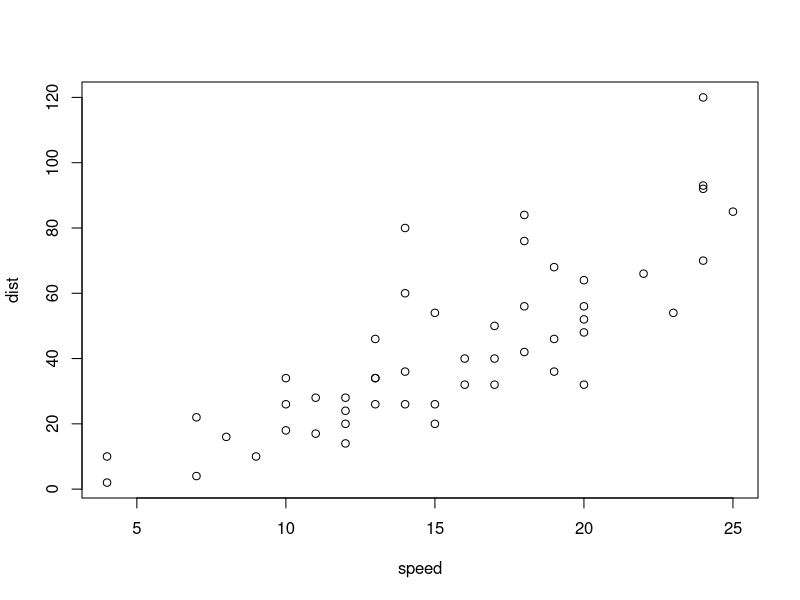
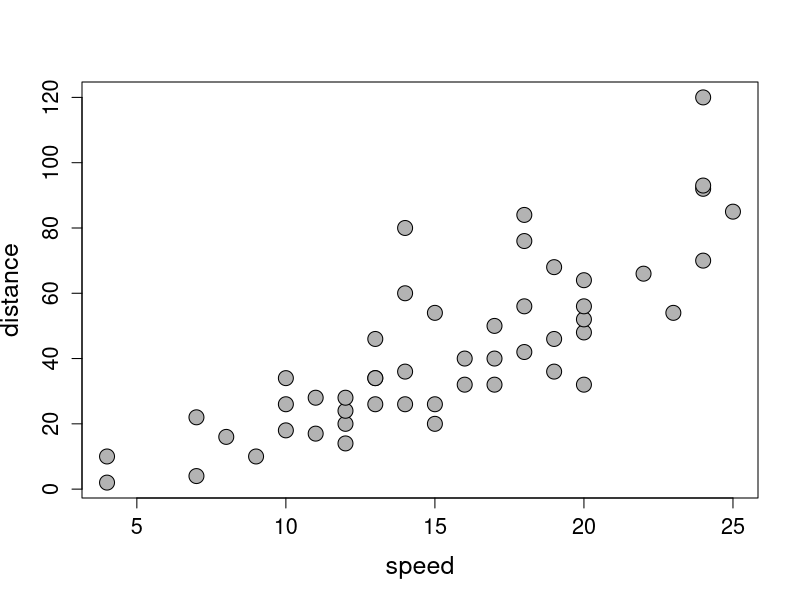

Write the R code that produced these figures, in order.
## ---- chunk 1
## Write the first function
plus1 <- function(x){
x+1 ## the arugment and operation
}
plus1(x=5)
## ---- chunk 2
LRR <- function(treatment,control){
  log(treatment/control)
}
LRR(treatment=30, control=20)
## ---- chunk 3
treat1 = c(30,40,50,35,45,55)
control1= c(20,25,30,23,25,20)
LRR(treat1, control1)
## ---- chunk 4
## Create function to calculate average
average <- function(x){
  sum(x)/length(x) 
}
## assign LRR to object
experiment.results <- LRR(treat1, control1)
## calculate the average of results from LRR
average(experiment.results)
## ---- chunk 5
glm.pois <- function(predictor,response){
m1 <- glm(y~x, family=poisson) ## glm formula with poisson family
anova(m1, test="Chisq") ## test for difference
}
y <- rpois(10,5) ## create random poisson distribution
x <- rep(c("group1","group2"),5) ## create random grouping variable
glm.pois(x,y)
## ---- chunk 6
cars
## ---- chunk 7
plot(cars)
plot.better <- function(x,y,...){
  plot(x,y, pch=21, cex=2, cex.axis=1.3, cex.lab=1.5, bg="Grey70",...)
}
plot.better(cars[,"speed"],cars[,"dist"], xlab="speed", ylab="distance")
## ---- chunk 8
response <- c(4.31068872,4.02239617,5.63827473,7.72906176,7.35096786,4.2539145,7.9450572,3.5814285,6.430872,4.64378698,3.55665898,4.99139648,4.036698,5.46499184,3.85910911,3.5291655,5.90729568,5.674248,7.23597678,4.39489848,7.63737,9.6482263,7.28738049,7.4192216,10.59532723,9.2013317,9.4829496,7.1599644,6.940219,7.30966038,7.10753942,9.28011484,8.97616,9.08440512,7.2778324,7.8634062,8.15142375,8.9925216,8.69784123,5.5644162,10.92730496,10.1363948,9.41244444,10.263204,11.38765203,13.2568931,14.4508848,7.5576591,8.530619,12.19368536,6.74443276,13.08433484,10.727451,13.27716208,9.49188068,9.8798724,10.98806094,9.79678656,10.81542819,7.57395576)
treatment <- c(rep("control",20),rep("drugA",20),rep("drugB",20))
data <- data.frame(treatment, response)
data
## calculate means for each treatment
aggregate(response~treatment, data=data, FUN=mean)
## ---- chunk 9
## function for standard error
se <- function(x) sqrt(var(x)/length(x))
aggregate(response~treatment, data=data, FUN=se)
## calculate confidence intervals
conf95 <- function(x)   {(sqrt(var(x,na.rm=T)/length(na.omit(x))))*1.96}
aggregate(response~treatment, data=data, FUN=conf95)
